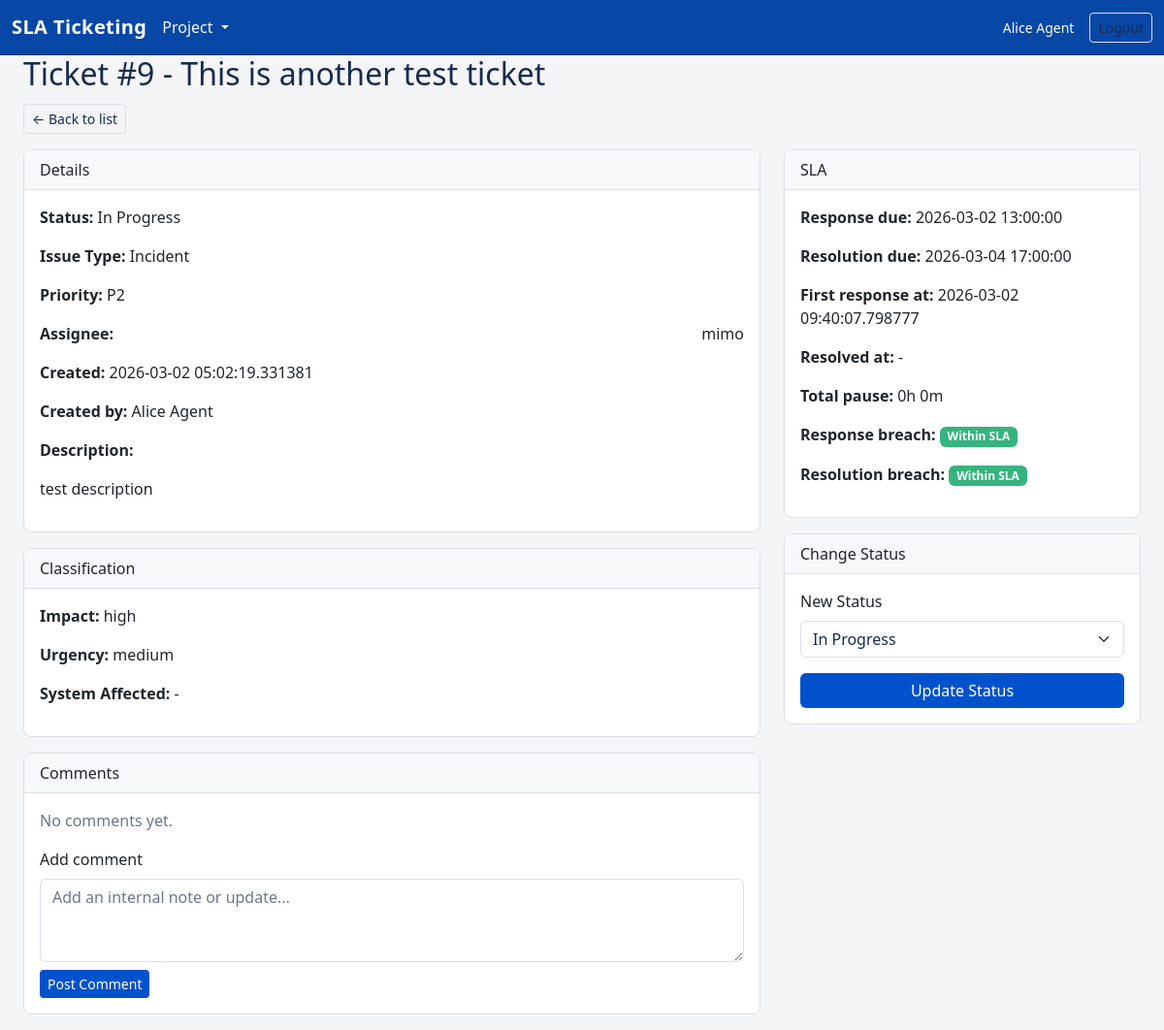
The page /tickets/9 (signed in) on the database its author committed.
### app/models.py (models this page shows, shortened)
class User(db.Model):
    __tablename__ = "users"
    id = db.Column(db.Integer, primary_key=True)
    name = db.Column(db.String(100), nullable=False)
    email = db.Column(db.String(120), unique=True, nullable=False)
    role = db.Column(db.String(20), nullable=False)  # 'agent' or 'manager'
    password_hash = db.Column(db.String(255), nullable=True)
    created_at = db.Column(db.DateTime, default=datetime.utcnow)

class Ticket(db.Model):
    __tablename__ = "tickets"
    id = db.Column(db.Integer, primary_key=True)
    title = db.Column(db.String(200), nullable=False)
    description = db.Column(db.Text, nullable=False)
    issue_type = db.Column(db.String(50), nullable=False)  # incident, problem, service_request
    impact = db.Column(db.String(20))  # high, medium, low (for incident/problem)
    urgency = db.Column(db.String(20))  # high, medium, low (for incident/problem)
    system_affected = db.Column(db.String(200))
    request_category = db.Column(db.String(100))
    department = db.Column(db.String(100))
    approval_required = db.Column(db.Boolean)
    priority = db.Column(db.String(5), nullable=False)  # P1-P4
    sla_policy_id = db.Column(db.Integer, db.ForeignKey("sla_policies.id"), nullable=False)
    sla_policy = db.relationship("SLAPolicy")
    status = db.Column(db.String(20), default="new", nullable=False)
    response_due_at = db.Column(db.DateTime)
    resolution_due_at = db.Column(db.DateTime)
    first_response_at = db.Column(db.DateTime)
    resolved_at = db.Column(db.DateTime)
    on_hold_started_at = db.Column(db.DateTime)
    total_pause_duration_seconds = db.Column(db.Integer, default=0, nullable=False)
    response_breached = db.Column(db.Boolean, default=False, nullable=False)
    resolution_breached = db.Column(db.Boolean, default=False, nullable=False)
    escalation_level = db.Column(db.Integer, default=0)
    is_escalated = db.Column(db.Boolean, default=False)
    escalation_note = db.Column(db.Text, nullable=True)
    assignee_id = db.Column(db.Integer, db.ForeignKey("users.id"))
    assignee = db.relationship("User", foreign_keys=[assignee_id])
    assigned_by_id = db.Column(db.Integer, db.ForeignKey("users.id"))
    assigned_by = db.relationship("User", foreign_keys=[assigned_by_id])
    created_by_id = db.Column(db.Integer, db.ForeignKey("users.id"), nullable=False)
    created_by = db.relationship("User", foreign_keys=[created_by_id])
    created_at = db.Column(db.DateTime, default=datetime.utcnow)
    updated_at = db.Column(db.DateTime, default=datetime.utcnow, onupdate=datetime.utcnow)

### app/blueprints/tickets.py (the view)
@tickets_bp.route("/<int:ticket_id>", methods=["GET"])
@login_required
@role_required("agent", "manager")
def ticket_detail(ticket_id: int):
    ticket = db.session.get(Ticket, ticket_id)
    if not ticket:
        return render_template("404.html"), 404
    agents = User.query.filter_by(role="agent").all()
    now = datetime.now(timezone.utc)
    sla_data = get_effective_deadlines(ticket, now=now)
    return render_template(
        "tickets/detail.html",
        ticket=ticket,
        agents=agents,
        sla_data=sla_data,
    )

### app/services/auth.py (called while the page is built)
def get_current_user() -> Optional[User]:
    if "user" not in g:
        user_id = session.get("user_id")
        if not user_id:
            g.user = None
        else:
            g.user = db.session.get(User, user_id)
    return g.user

def login_required(view):
    @wraps(view)
    def wrapped_view(*args, **kwargs):
        if not get_current_user():
            flash("Please log in to continue.", "warning")
            return redirect(url_for("auth.login", next=request.path))
        return view(*args, **kwargs)
    return wrapped_view

def role_required(*roles: Iterable[str]):
    def decorator(view):
        @wraps(view)
        def wrapped_view(*args, **kwargs):
            user = get_current_user()
            if not user:
                flash("Please log in to continue.", "warning")
                return redirect(url_for("auth.login", next=request.path))
            if roles and user.role not in roles:
                flash("You do not have permission to access this page.", "danger")
                return redirect(url_for("tickets.ticket_dashboard"))
            return view(*args, **kwargs)
        return wrapped_view
    return decorator

### app/services/sla.py (called while the page is built)
def _effective_deadlines(ticket: Ticket) -> tuple[Optional[datetime], Optional[datetime]]:
    pause = timedelta(seconds=ticket.total_pause_duration_seconds or 0)
    response_due = ticket.response_due_at + pause if ticket.response_due_at else None
    resolution_due = ticket.resolution_due_at + pause if ticket.resolution_due_at else None
    return response_due, resolution_due

def get_effective_deadlines(ticket: 'Ticket', now: Optional[datetime] = None):
    if now is None:
        now = datetime.now(timezone.utc)
    elif now.tzinfo is None:
        now = now.replace(tzinfo=timezone.utc)
    response_deadline, resolution_deadline = _effective_deadlines(ticket)
    def _delta(deadline: Optional[datetime]) -> Optional[timedelta]:
        if not deadline:
            return None
        if deadline.tzinfo is None:
            deadline = deadline.replace(tzinfo=timezone.utc)
        return deadline - now
    return {
        "response_deadline": response_deadline,
        "resolution_deadline": resolution_deadline,
        "response_delta": _delta(response_deadline),
        "resolution_delta": _delta(resolution_deadline),
    }

### app/templates/tickets/detail.html (shortened to what this page needs)
{% extends "base.html" %}
{% block content %}
  <div class="mb-3">
    <h2>Ticket #{{ ticket.id }} - {{ ticket.title }}</h2>
    <a href="{{ url_for('tickets.ticket_dashboard') }}" class="btn btn-sm btn-outline-secondary mt-1">&larr; Back to list</a>
  </div>
  <div class="row">
    <div class="col-md-8">
      <div class="card mb-3">
        <div class="card-header">
          Details
        </div>
        <div class="card-body">
          <p><strong>Status:</strong> {{ ticket.status.replace("_", " ")|title }}</p>
          <p><strong>Issue Type:</strong> {{ ticket.issue_type.replace("_", " ")|title }}</p>
          <p><strong>Priority:</strong> {{ ticket.priority }}</p>
          <p class="d-flex justify-content-between align-items-center">
            <strong>Assignee:</strong>
            <span>{{ ticket.assignee.name if ticket.assignee else "Unassigned" }}</span>
          </p>
          <p><strong>Created:</strong> {{ ticket.created_at }}</p>
          <p><strong>Created by:</strong> {{ ticket.created_by.name if ticket.created_by else "-" }}</p>
          <p><strong>Description:</strong></p>
          <p>{{ ticket.description }}</p>
        </div>
      </div>
      <div class="card mb-3">
        <div class="card-header">
          Classification
        </div>
        <div class="card-body">
          {% if ticket.issue_type in ["incident", "problem"] %}
            <p><strong>Impact:</strong> {{ ticket.impact or "-" }}</p>
            <p><strong>Urgency:</strong> {{ ticket.urgency or "-" }}</p>
            <p><strong>System Affected:</strong> {{ ticket.system_affected or "-" }}</p>
          {% elif ticket.issue_type == "service_request" %}
            <p><strong>Request Category:</strong> {{ ticket.request_category or "-" }}</p>
            <p><strong>Department:</strong> {{ ticket.department or "-" }}</p>
            <p><strong>Approval Required:</strong> {{ "Yes" if ticket.approval_required else "No" }}</p>
          {% endif %}
        </div>
      </div>
      <div class="card mb-3">
        <div class="card-header">
          Comments
        </div>
        <div class="card-body">
          {% if ticket.comments %}
            <ul class="list-unstyled mb-3">
              {% for comment in ticket.comments %}
                <li class="mb-3 pb-2 border-bottom border-secondary">
                  <div class="d-flex justify-content-between">
                    <strong>{{ comment.author.name if comment.author else "User" }}</strong>
                    <small class="text-muted">{{ comment.created_at }}</small>
                  </div>
                  <p class="mb-0 mt-1">{{ comment.body }}</p>
                </li>
              {% endfor %}
            </ul>
          {% else %}
            <p class="text-muted mb-3">No comments yet.</p>
          {% endif %}
          <form method="post" action="{{ url_for('tickets.add_comment', ticket_id=ticket.id) }}">
            <div class="mb-2">
              <label for="body" class="form-label">Add comment</label>
              <textarea id="body" name="body" class="form-control" rows="3" placeholder="Add an internal note or update..." required></textarea>
            </div>
            <button type="submit" class="btn btn-primary btn-sm">Post Comment</button>
          </form>
        </div>
      </div>
    </div>
    <div class="col-md-4">
      <div class="card mb-3">
        <div class="card-header">
          SLA
        </div>
        <div class="card-body">
          <p><strong>Response due:</strong> {{ sla_data.response_deadline or "N/A" }}</p>
          <p><strong>Resolution due:</strong> {{ sla_data.resolution_deadline or "N/A" }}</p>
          <p><strong>First response at:</strong> {{ ticket.first_response_at or "-" }}</p>
          <p><strong>Resolved at:</strong> {{ ticket.resolved_at or "-" }}</p>
          <p><strong>Total pause:</strong>
            {% if ticket.total_pause_duration_seconds %}
              {{ (ticket.total_pause_duration_seconds // 3600) }}h
              {{ (ticket.total_pause_duration_seconds // 60) % 60 }}m
            {% else %}
              0h 0m
            {% endif %}
          </p>
          <p>
            <strong>Response breach:</strong>
            {% if ticket.response_breached %}
              <span class="badge bg-danger">Breached</span>
            {% else %}
              <span class="badge bg-success">Within SLA</span>
            {% endif %}
          </p>
          <p>
            <strong>Resolution breach:</strong>
            {% if ticket.resolution_breached %}
              <span class="badge bg-danger">Breached</span>
            {% else %}
              <span class="badge bg-success">Within SLA</span>
            {% endif %}
          </p>
        </div>
      </div>
      <div class="card mb-3">
        <div class="card-header">
          Change Status
        </div>
        <div class="card-body">
          <form method="post" action="{{ url_for('tickets.update_status', ticket_id=ticket.id) }}">
            <div class="mb-3">
              <label for="status" class="form-label">New Status</label>
              <select id="status" name="status" class="form-select">
                {% for s in ["new", "in_progress", "on_hold", "resolved", "closed"] %}
                  <option value="{{ s }}" {% if ticket.status == s %}selected{% endif %}>
                    {{ s.replace("_", " ")|title }}
                  </option>
                {% endfor %}
              </select>
            </div>
            <button type="submit" class="btn btn-primary w-100">Update Status</button>
          </form>
        </div>
      </div>
    </div>
  </div>
{% endblock %}

### app/templates/base.html (shortened to what this page needs)
<!doctype html>
<html lang="en">
  <head>
    <link
      href="https://cdn.jsdelivr.net/npm/bootstrap@5.3.3/dist/css/bootstrap.min.css"
      rel="stylesheet"
    >
    <link rel="stylesheet" href="{{ url_for('static', filename='css/styles.css') }}">
  </head>
  <body>
    <nav class="navbar navbar-dark bg-dark">
      <div class="container-fluid">
        <a class="navbar-brand" href="{{ url_for('tickets.ticket_dashboard') }}">SLA Ticketing</a>
        <ul class="navbar-nav me-auto mb-2 mb-lg-0">
          {% if current_user %}
          <li class="nav-item dropdown">
            <a class="nav-link dropdown-toggle text-light" href="#" id="projectDropdown" role="button" data-bs-toggle="dropdown" aria-expanded="false">
              Project
            </a>
          </li>
          {% endif %}
        </ul>
        <div class="d-flex align-items-center gap-3">
          {% if current_user %}
            <span class="text-light small">{{ current_user.name }}</span>
            <form method="post" action="{{ url_for('auth.logout') }}" class="mb-0">
              <button type="submit" class="btn btn-sm btn-outline-secondary">Logout</button>
            </form>
          {% else %}
            <a href="{{ url_for('auth.login') }}" class="btn btn-sm btn-outline-secondary">Login</a>
          {% endif %}
        </div>
      </div>
    </nav>
    <div class="container-fluid">
      <div class="row">
        <main class="col-12 px-4">
      {% block content %}{% endblock %}
        </main>
      </div>
    </div>
  </body>
  </html>

### app/static/css/styles.css (style rules this page uses)
:root { --bg-body: #f4f5f7; --bg-surface: #ffffff; --bg-surface-alt: #f7f8fa; --border-subtle: #dcdfe4; --text-main: #172b4d; --text-muted: #6b778c; --accent: #0052cc; --accent-soft: rgba(0, 82, 204, 0.12); }
body { background-color: var(--bg-body); color: var(--text-main); }
.navbar { background-color: #0747a6 !important; border-bottom: 1px solid #073062; }
.navbar-brand { font-weight: 600; letter-spacing: 0.02em; }
.card, .dropdown-menu, .modal-content { background-color: var(--bg-surface); border-color: var(--border-subtle) !important; border-radius: 0.5rem; }
.card-header { border-bottom-color: var(--border-subtle) !important; font-weight: 500; background-color: var(--bg-surface-alt); }
.form-control, .form-select { background-color: #ffffff; border-color: var(--border-subtle); color: var(--text-main); }
.form-control::placeholder { color: var(--text-muted); }
.btn-primary { background-color: var(--accent); border: none; }
.btn-outline-secondary { border-color: var(--border-subtle); color: var(--text-main); }
.badge.bg-success { background-color: #36b37e !important; }
.text-muted { color: var(--text-muted) !important; }
.navbar { overflow: visible; }

### rows shown on the page
User: name "Alice Agent", created_by "Alice Agent"
Ticket: id "9", title "This is another test ticket", status.replace "In Progress", issue_type.replace "Incident", priority "P2", created_at "2026-03-02 05:02:19.331381", description "test description", impact "high", urgency "medium", system_affected "-", first_response_at "2026-03-02 09:40:07.798777", resolved_at "-", status "In Progress"
User: assignee "mimo"

### other values the page prints
{{ sla_data.response_deadline or "N/A" }} "2026-03-02 13:00:00"
{{ sla_data.resolution_deadline or "N/A" }} "2026-03-04 17:00:00"
